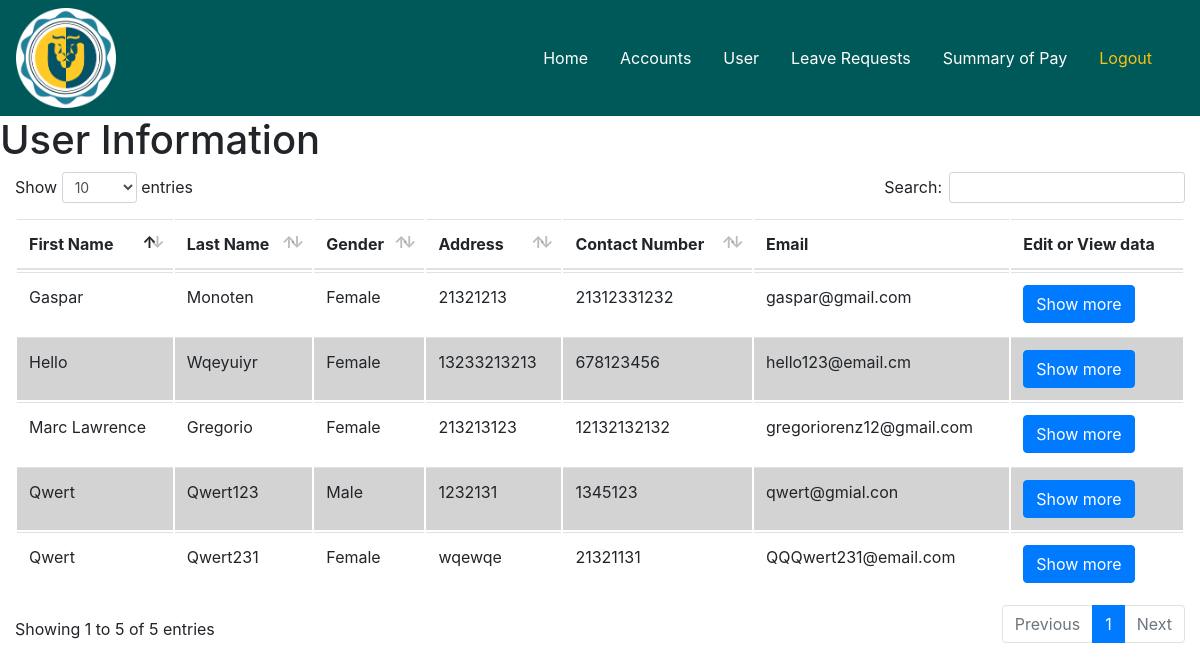
Before: /admin/user_information.php (signed in) with the older database file.
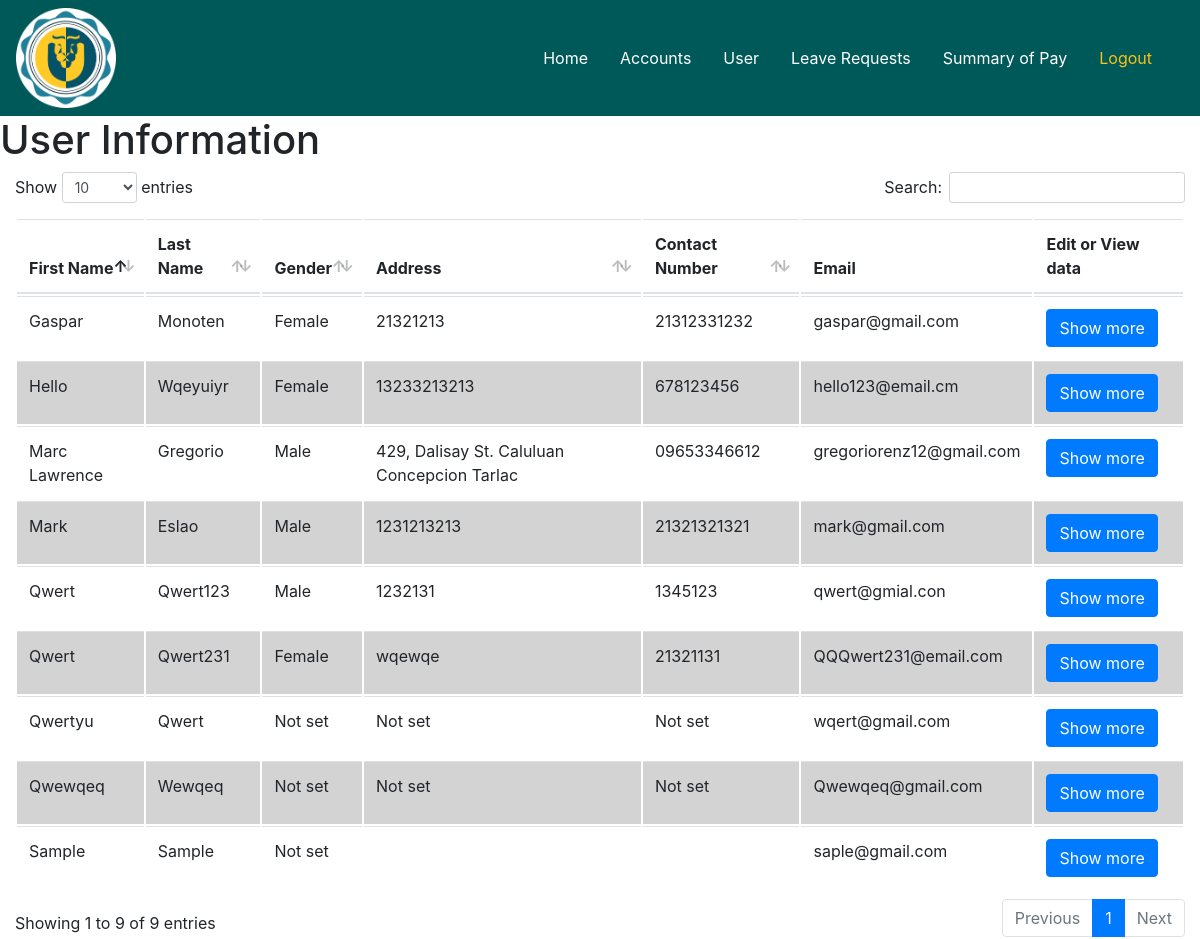
After: the same page with the newer database file.
### tables this page shows
CREATE TABLE `user_info` (
  `user_id` int(11) NOT NULL,
  `prof_image` mediumblob,
  `first_name` varchar(45) DEFAULT NULL,
  `middle_name` varchar(45) DEFAULT NULL,
  `last_name` varchar(45) DEFAULT NULL,
  `birth_date` date DEFAULT NULL,
  `birth_place` varchar(45) DEFAULT NULL,
  `contact_number` varchar(45) DEFAULT NULL,
  `gender` enum('m','f') DEFAULT NULL,
  `height` varchar(45) DEFAULT NULL,
  `weight` int(3) DEFAULT NULL,
  `blood_type` enum('o','a','b','ab') DEFAULT NULL,
  `residential_address` varchar(45) DEFAULT NULL,
  `residential_zip` int(4) DEFAULT NULL,
  `residential_tel_no` varchar(45) DEFAULT NULL,
  `permanent_address` varchar(45) DEFAULT NULL,
  `permanent_zip` int(4) DEFAULT NULL,
  `permanent_tel_no` varchar(45) DEFAULT NULL,
  `citizenship` varchar(45) DEFAULT NULL,
  `religion` varchar(45) DEFAULT NULL,
  `civil_status` varchar(45) DEFAULT NULL,
  `sss_no` int(11) DEFAULT NULL,
  `tin` int(11) DEFAULT NULL,
  `philhealth_no` int(11) DEFAULT NULL,
  `pagibig_id_no` int(11) DEFAULT NULL,
  PRIMARY KEY (`user_id`),
  UNIQUE KEY `user_id_UNIQUE` (`user_id`),
  CONSTRAINT `user_id` FOREIGN KEY (`user_id`) REFERENCES `user` (`user_id`) ON DELETE CASCADE ON UPDATE CASCADE
);

CREATE TABLE `user` (
  `username` varchar(45) NOT NULL,
  `user_id` int(11) NOT NULL AUTO_INCREMENT,
  `email` varchar(45) NOT NULL,
  `password` varchar(255) NOT NULL,
  `date_registered` date NOT NULL,
  `status` enum('enabled','disabled') DEFAULT 'enabled',
  `type` enum('admin','user') DEFAULT 'user',
  PRIMARY KEY (`username`),
  UNIQUE KEY `user_id_UNIQUE` (`user_id`),
  UNIQUE KEY `username_UNIQUE` (`username`)
);

### admin/table_information.php (the view, shortened to what this page needs)
<!DOCTYPE html>
<html>
<head>
</head>
<body style="background-color:white !important;";>
	<table class="table" id="table">
  		<thead>
    		<tr>
        		<th>First Name</th>
        		<th>Last Name</th>
        		<th>Gender</th>
        		<th>Address</th>
        		<th>Contact Number</th>
        		<th>Email</th>
        		<th>Edit or View data</th>
    		</tr>
  		</thead>
		<?php
			$sql = "select * from user_info natural join user where type='user';";
			$result = $connect->query($sql);
			if($result-> num_rows > 0){
    			while($row = $result->fetch_assoc()){
        			if($row["gender"] === "m"){
            			$gender = "Male";
        			}else if($row["gender"] === "f"){
            			$gender = "Female";
        			}else{
						$gender = "Not set";
					}
					if(!isset($row["residential_address"])){
						$address = "Not set";
					}else{
						$address = $row["residential_address"];
					}
					if(!isset($row["contact_number"])){
						$contact = "Not set";
					}else{
						$contact = $row["contact_number"];
					}
        	$show = "
        			<input name='show' value='show' style='display: none;'>
        			<a href='view_information.php?user_id=".$row['user_id']."& fname=".$row['first_name']."& mname=".$row['middle_name'] ."& lname=" .$row['last_name'] ."' class='show btn btn-primary'>Show more</a>";
        	echo "
					<tr>
						<td>" . ucwords($row['first_name']) . "</td>
						<td>" . ucwords($row['last_name']) . "</td>
						<td>" . $gender . "</td>
						<td>" . $address . "</td>
						<td>" . $contact . "</td>
						<td>" . $row['email'] . "</td>
						<td>" . $show ."</td>
					</tr>";
    }
}
?>
</table>
</body>
</html>

### admin/user_information.php (shortened to what this page needs)
<?php
  include 'header.php';
 ?>
<!DOCTYPE html>
<html>
    <head>
        <?php
           include 'include.php';
        ?>
    </head>
    <body>
          <h1>User Information</h1>
          <div id="content">
          <?php
          include 'table_information.php';
           ?>
         </div>
    </body>
</html>

Changed rows visible on the page:
added user_info: first_name "Mark", last_name "Eslao", gender "Male", residential_address "1231213213", contact_number "21321321321", user.email "mark@gmail.com"
changed user_info "Marc Lawrence": gender "Female" → "Male"; residential_address "213213123" → "429, Dalisay St. Caluluan Concepcion Tarlac"; contact_number "12132132132" → "09653346612"
added user_info: first_name "Qwewqeq", last_name "Wewqeq", gender "Not set", residential_address "Not set", contact_number "Not set", user.email "Qwewqeq@gmail.com"
added user_info: first_name "Qwertyu", last_name "Qwert", gender "Not set", residential_address "Not set", contact_number "Not set", user.email "wqert@gmail.com"
added user_info: first_name "Sample", last_name "Sample", gender "Not set", user.email "saple@gmail.com"
Other visible differences:
text written by a page script: "Show entries Search: Showing 1 to 5 of 5 entries Previous 1 Next" → "Show entries Search: Showing 1 to 9 of 9 entries Previous 1 Next"
